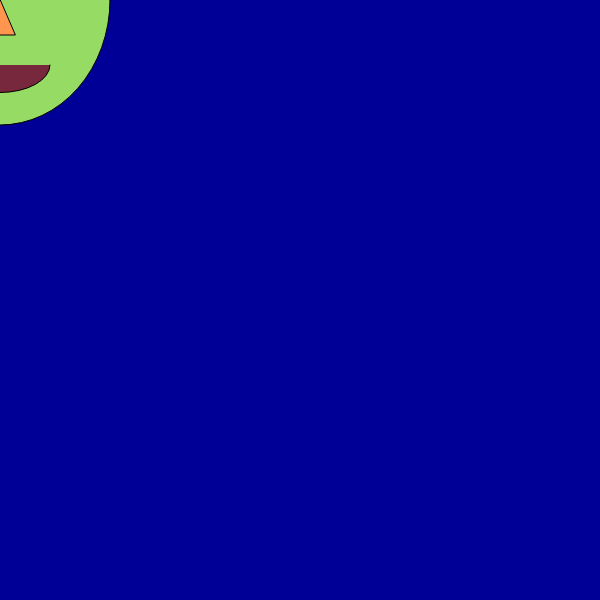
Frame 1 (no input)
Frame 60 (no input): identical to frame 1, image omitted
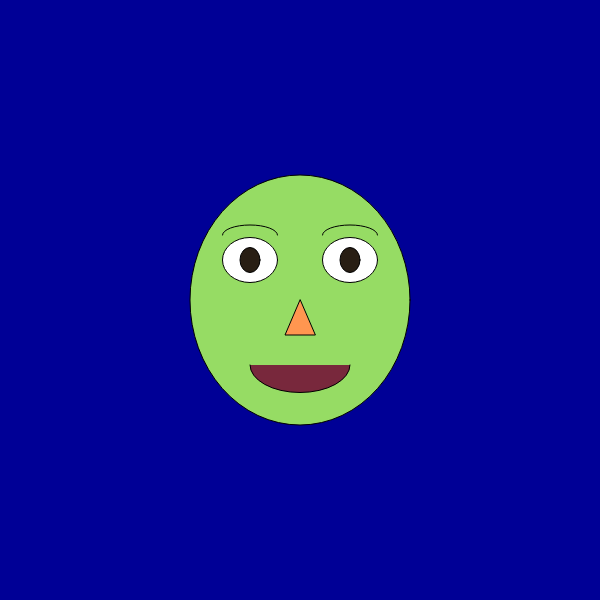
Frame 120 (the mouse pressed at the canvas centre since frame 60)

The p5.js sketch that drew these frames (run headless with seeded random() and noise() and a simulated clock; from frame 60 on, the mouse is pressed at the canvas centre):

// p5.js sketch
// ── sketch.js
function setup() {
  createCanvas(600, 600);//àrea de dibuix de 600 px del 600 de cada costat
}

function draw() {
  background(0, 0, 150);//fons de la pantalla, gris si te un número entre 0 i 255, zero és negre i 255 és blanc. I qualsevol número entre 0 i 255 serà gris. Si tenim tres  números, el primer número és vermellor o R (red), el segon número és la verdor o G (green) i el tercer número és la blabor o B (blue). Els colors RGB permeten construir setze milions de colors diferents. (255x255x255)

  // Cara
  fill(150, 220, 100);
  ellipse(mouseX, mouseY, 220, 250);// El primer número entre parèntesis és la posició x del centre  

  // Ulls
  fill(255, 255, 255);
  ellipse(mouseX-50, mouseY-40, 55, 45);
  ellipse(mouseX+50, mouseY-40, 55, 45);

  // Pupil·les
  fill(40, 30, 20);
  ellipse(mouseX-50, mouseY-40, 20, 25);
  ellipse(mouseX+50, mouseY-40, 20, 25);

  // Celles
  noFill();
  arc(mouseX-50, mouseY-65, 55, 20, PI, TWO_PI);
  arc(mouseX+50, mouseY-65, 55, 20, PI, TWO_PI);

  // Nas
  fill(255, 150, 80);
  triangle(mouseX, mouseY, mouseX-15, mouseY+35, mouseX+15, mouseY+35);

  // Boca
  fill(120, 40, 60);
  arc(mouseX, mouseY+65, 100, 55, 0, PI);
}
